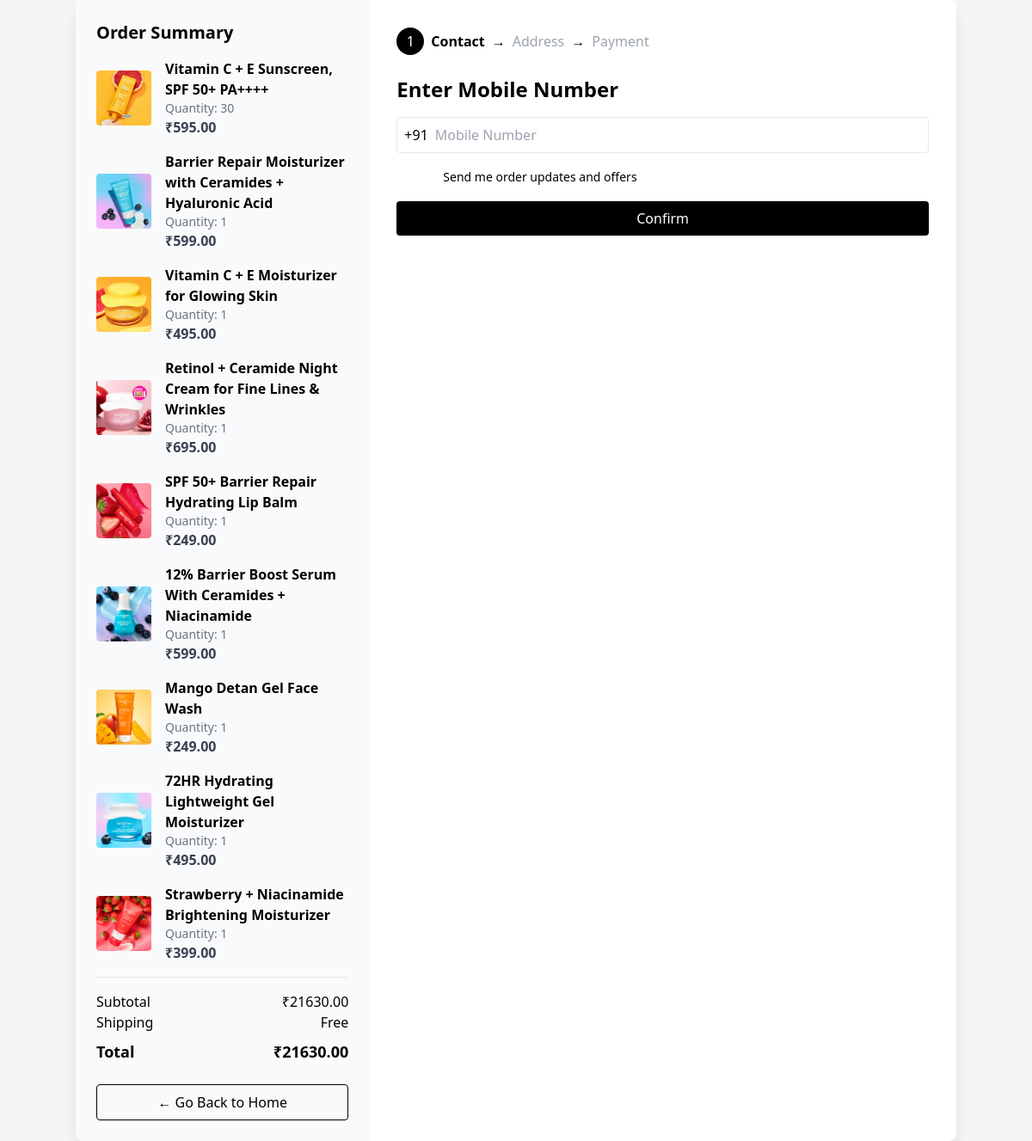
Before: /cart/checkout/ (signed in) with the older database file.
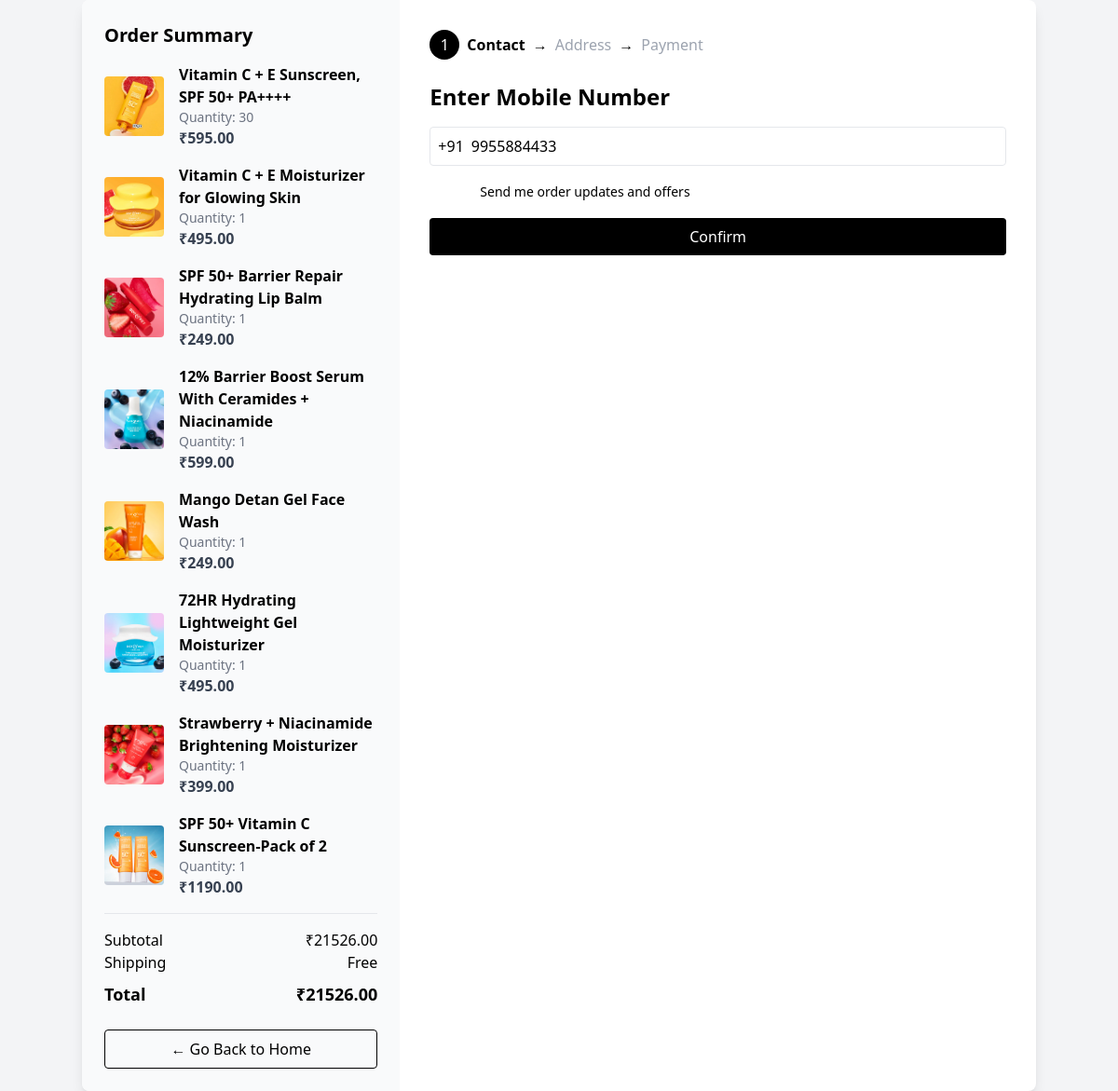
After: the same page with the newer database file.
### main/models.py (models this page shows, shortened)
class CartItem(models.Model):
    cart = models.ForeignKey(Cart, related_name='items', on_delete=models.CASCADE)
    product = models.ForeignKey(Product, on_delete=models.CASCADE)
    quantity = models.PositiveIntegerField(default=1)

class Product(models.Model):
    name =  models.CharField(max_length=100)
    price =  models.DecimalField(default=0,decimal_places=2,max_digits=6)
    category =  models.ForeignKey(Category, on_delete=models.CASCADE, default=1)
    description =  models.CharField(max_length=250,default=' ',blank=True, null=True)
    image = models.ImageField(upload_to='uploads/product/')
    tag=models.CharField(max_length=50)
    rating=models.DecimalField(default=0,decimal_places=2,max_digits=6)
    rating_next=models.DecimalField(default=0,decimal_places=2,max_digits=6)
    weight=models.CharField(max_length=50)
    is_sale = models.BooleanField(default=False)
    sale_percentage = models.DecimalField(default=0, decimal_places=2, max_digits=6)

class Profile(models.Model):
    user=models.OneToOneField(User, on_delete=models.CASCADE)
    date_modified = models.DateTimeField(User, auto_now=True)
    phone = models.CharField(max_length=20, blank=True)
    address1 = models.CharField(max_length=200, blank=True)
    address2 = models.CharField(max_length=200, blank=True)
    city = models.CharField(max_length=200, blank=True)
    state = models.CharField(max_length=200, blank=True)
    zipcode = models.CharField(max_length=200, blank=True)
    country = models.CharField(max_length=200, blank=True)
    old_cart = models.TextField(blank=True, null=True, default='{}')

### cart/views.py (the view, shortened to what this page needs)
# urls.py: path('checkout/', views.checkout, name='checkout'),
def checkout(request):
    profile = request.user.profile
    try:
        cart = Cart.objects.get(profile=profile, active=True)
        cart_items = cart.items.all()
    except Cart.DoesNotExist:
        cart = None
        cart_items = []
    total_price = sum(item.product.price * item.quantity for item in cart_items)
    amount_in_paisa = int(total_price * 100)  # Razorpay expects paisa
    step = request.session.get('checkout_step', 1)
    razorpay_order = None
    context = {
        'cart_items': cart_items,
        'total_price': total_price,
        'step': step,
        'profile': profile,
        'razorpay_key_id': settings.RAZORPAY_KEY_ID,
        'razorpay_order': razorpay_order,
    }
    return render(request, 'checkout.html', context)

### cart/templates/checkout.html (shortened to what this page needs)
{% load static %}
<!DOCTYPE html>
<html lang="en">
<head>
    <script src="https://cdn.tailwindcss.com"></script>
</head>
<body class="bg-gray-100 min-h-screen flex items-center justify-center">
    <div class="bg-white shadow-lg rounded-lg flex w-[90%] max-w-5xl overflow-hidden">
        <div class="w-1/3 bg-gray-50 p-6 flex flex-col justify-between">
            <div>
                <h2 class="text-xl font-semibold mb-4">Order Summary</h2>
                {% for item in cart_items %}
                <div class="flex items-center mb-4">
                    <img src="{{ item.product.image.url }}" alt="Product" class="w-16 h-16 mr-4 object-cover rounded">
                    <div>
                        <p class="font-semibold">{{ item.product.name }}</p>
                        <p class="text-gray-500 text-sm">Quantity: {{ item.quantity }}</p>
                        <p class="text-gray-700 font-semibold">₹{{ item.product.price }}</p>
                    </div>
                </div>
                {% endfor %}
                <div class="border-t pt-4 mt-4">
                    <div class="flex justify-between">
                        <span>Subtotal</span>
                        <span>₹{{ total_price }}</span>
                    </div>
                    <div class="flex justify-between">
                        <span>Shipping</span>
                        <span>Free</span>
                    </div>
                    <div class="flex justify-between font-bold text-lg mt-2">
                        <span>Total</span>
                        <span>₹{{ total_price }}</span>
                    </div>
                    <div class="mt-6">
                        <a href="{% url 'home' %}" class="inline-block text-center w-full border border-black text-black py-2 rounded hover:bg-black hover:text-white transition">
                            ← Go Back to Home
                        </a>
                    </div>
                </div>
            </div>
        </div>
        <div class="w-2/3 p-8">
            <div class="flex items-center mb-6 space-x-2">
                {% if step == 1 %}
                    <div class="w-8 h-8 rounded-full bg-black text-white flex items-center justify-center">1</div>
                    <span class="font-semibold">Contact</span>
                    <span>→</span>
                    <span class="text-gray-400">Address</span>
                    <span>→</span>
                    <span class="text-gray-400">Payment</span>
                {% endif %}
            </div>
            {% if step == 1 %}
            <div>
                <h2 class="text-2xl font-bold mb-4">Enter Mobile Number</h2>
                <form method="POST">
                    <div class="flex items-center border rounded p-2 mb-4">
                        <span class="mr-2">+91</span>
                        <input type="text" name="mobile_number" placeholder="Mobile Number" class="w-full focus:outline-none" value="{{ profile.phone }}">
                    </div>
                    <div class="flex items-center mb-4">
                        <input id="updates" name="updates" class="mr-2">
                        <label for="updates"class="text-sm" style="margin-left: -185px;">Send me order updates and offers</label>
                    </div>
                    <button type="submit" name="action" value="save_mobile" class="bg-black text-white w-full py-2 rounded flex items-center justify-center">
                        Confirm
                    </button>
                </form>
            </div>
    {% endif %}
        </div>
    </div>
</body>
</html>

Changed rows visible on the page:
removed CartItem: product.image (picture), product.name "Barrier Repair Moisturizer with Ceramides + Hyaluronic Acid", quantity "1", product.price "599.00"
removed CartItem: product.image (picture), product.name "Retinol + Ceramide Night Cream for Fine Lines & Wrinkles", quantity "1", product.price "695.00"
added CartItem: product.image (picture), product.name "SPF 50+ Vitamin C Sunscreen-Pack of 2", quantity "1", product.price "1190.00"
now on this page (row edited): Profile: mobile_number "9955884433"
Other visible differences:
{{ total_price }}: "21630.00" → "21526.00"
